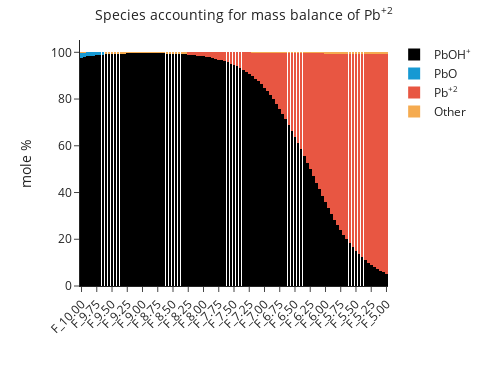

Notebook code for this chart:
### Markdown cell above
3. Visualize lead speciation as a function of pH.
Run the cell below.

### Code cell
speciation.plot_mass_contribution("Pb+2")

### Figure 1 — Plotly figure (JSON) as saved in the notebook; plotly's stock layout.template omitted (floating-point values rounded to 4 significant figures)
{"data": [{"hovertemplate": "species=PbOH<sup>+</sup><br>sample=%{x}<br>mole %=%{y}<extra></extra>", "legendgroup": "PbOH<sup>+</sup>", "marker": {"color": "#000000", "line": {"width": 0}, "pattern": {"shape": ""}}, "name": "PbOH<sup>+</sup>", "orientation": "v", "showlegend": true, "textposition": "auto", "type": "bar", "width": 0.9, "x": ["F_10.00", "F_9.95", "F_9.90", "F_9.85", "F_9.80", "F_9.75", "F_9.70", "F_9.65", "F_9.60", "F_9.55", "F_9.50", "F_9.45", "F_9.40", "F_9.35", "F_9.30", "F_9.25", "F_9.20", "F_9.15", "F_9.10", "F_9.05", "F_9.00", "F_8.95", "F_8.90", "F_8.85", "F_8.80", "F_8.75", "F_8.70", "F_8.65", "F_8.60", "F_8.55", "F_8.50", "F_8.45", "F_8.40", "F_8.35", "F_8.30", "F_8.25", "F_8.20", "F_8.15", "F_8.10", "F_8.05", "F_8.00", "F_7.95", "F_7.90", "F_7.85", "F_7.80", "F_7.75", "F_7.70", "F_7.65", "F_7.60", "F_7.55", "F_7.50", "F_7.45", "F_7.40", "F_7.35", "F_7.30", "F_7.25", "F_7.20", "F_7.15", "F_7.10", "F_7.05", "F_7.00", "F_6.95", "F_6.90", "F_6.85", "F_6.80", "F_6.75", "F_6.70", "F_6.65", "F_6.60", "F_6.55", "F_6.50", "F_6.45", "F_6.40", "F_6.35", "F_6.30", "F_6.25", "F_6.20", "F_6.15", "F_6.10", "F_6.05", "F_6.00", "F_5.95", "F_5.90", "F_5.85", "F_5.80", "F_5.75", "F_5.70", "F_5.65", "F_5.60", "F_5.55", "F_5.50", "F_5.45", "F_5.40", "F_5.35", "F_5.30", "F_5.25", "F_5.20", "F_5.15", "F_5.10", "F_5.05", "F_5.00"], "xaxis": "x", "y": [97.76, 98.0, 98.22, 98.41, 98.57, 98.72, 98.85, 98.97, 99.07, 99.16, 99.24, 99.31, 99.37, 99.43, 99.47, 99.51, 99.54, 99.56, 99.58, 99.59, 99.6, 99.6, 99.6, 99.59, 99.58, 99.56, 99.53, 99.5, 99.47, 99.42, 99.37, 99.31, 99.24, 99.16, 99.07, 98.97, 98.85, 98.72, 98.57, 98.41, 98.22, 98.01, 97.78, 97.52, 97.23, 96.91, 96.55, 96.14, 95.69, 95.2, 94.64, 94.03, 93.35, 92.6, 91.77, 90.86, 89.86, 88.76, 87.56, 86.26, 84.83, 83.29, 81.63, 79.84, 77.92, 75.88, 73.71, 71.42, 69.01, 66.5, 63.89, 61.19, 58.42, 55.6, 52.75, 49.87, 47.0, 44.14, 41.32, 38.56, 35.87, 33.27, 30.76, 28.37, 26.09, 23.93, 21.9, 19.99, 18.21, 16.56, 15.03, 13.62, 12.32, 11.13, 10.04, 9.04, 8.14, 7.32, 6.58, 5.9, 5.29], "yaxis": "y"}, {"hovertemplate": "species=PbO<br>sample=%{x}<br>mole %=%{y}<extra></extra>", "legendgroup": "PbO", "marker": {"color": "#1699d3", "line": {"width": 0}, "pattern": {"shape": ""}}, "name": "PbO", "orientation": "v", "showlegend": true, "textposition": "auto", "type": "bar", "width": 0.9, "x": ["F_10.00", "F_9.95", "F_9.90", "F_9.85", "F_9.80", "F_9.75", "F_9.70", "F_9.65"], "xaxis": "x", "y": [2.12, 1.9, 1.7, 1.52, 1.36, 1.21, 1.09, 0.9692], "yaxis": "y"}, {"hovertemplate": "species=Pb<sup>+2</sup><br>sample=%{x}<br>mole %=%{y}<extra></extra>", "legendgroup": "Pb<sup>+2</sup>", "marker": {"color": "#e85642", "line": {"width": 0}, "pattern": {"shape": ""}}, "name": "Pb<sup>+2</sup>", "orientation": "v", "showlegend": true, "textposition": "auto", "type": "bar", "width": 0.9, "x": ["F_8.25", "F_8.20", "F_8.15", "F_8.10", "F_8.05", "F_8.00", "F_7.95", "F_7.90", "F_7.85", "F_7.80", "F_7.75", "F_7.70", "F_7.65", "F_7.60", "F_7.55", "F_7.50", "F_7.45", "F_7.40", "F_7.35", "F_7.30", "F_7.25", "F_7.20", "F_7.15", "F_7.10", "F_7.05", "F_7.00", "F_6.95", "F_6.90", "F_6.85", "F_6.80", "F_6.75", "F_6.70", "F_6.65", "F_6.60", "F_6.55", "F_6.50", "F_6.45", "F_6.40", "F_6.35", "F_6.30", "F_6.25", "F_6.20", "F_6.15", "F_6.10", "F_6.05", "F_6.00", "F_5.95", "F_5.90", "F_5.85", "F_5.80", "F_5.75", "F_5.70", "F_5.65", "F_5.60", "F_5.55", "F_5.50", "F_5.45", "F_5.40", "F_5.35", "F_5.30", "F_5.25", "F_5.20", "F_5.15", "F_5.10", "F_5.05", "F_5.00"], "xaxis": "x", "y": [0.9875, 1.11, 1.24, 1.39, 1.56, 1.74, 1.95, 2.18, 2.44, 2.73, 3.06, 3.42, 3.82, 4.26, 4.76, 5.31, 5.92, 6.59, 7.33, 8.16, 9.06, 10.05, 11.14, 12.33, 13.63, 15.04, 16.57, 18.22, 19.99, 21.9, 23.92, 26.07, 28.35, 30.73, 33.23, 35.82, 38.49, 41.24, 44.04, 46.87, 49.72, 52.57, 55.41, 58.2, 60.94, 63.61, 66.19, 68.67, 71.05, 73.31, 75.45, 77.47, 79.36, 81.12, 82.76, 84.28, 85.68, 86.97, 88.15, 89.23, 90.22, 91.11, 91.93, 92.67, 93.33, 93.94], "yaxis": "y"}, {"hovertemplate": "species=Other<br>sample=%{x}<br>mole %=%{y}<extra></extra>", "legendgroup": "Other", "marker": {"color": "#f5ab50", "line": {"width": 0}, "pattern": {"shape": ""}}, "name": "Other", "orientation": "v", "showlegend": true, "textposition": "auto", "type": "bar", "width": 0.9, "x": ["F_10.00", "F_9.95", "F_9.90", "F_9.85", "F_9.80", "F_9.75", "F_9.70", "F_9.65", "F_9.60", "F_9.55", "F_9.50", "F_9.45", "F_9.40", "F_9.35", "F_9.30", "F_9.25", "F_9.20", "F_9.15", "F_9.10", "F_9.05", "F_9.00", "F_8.95", "F_8.90", "F_8.85", "F_8.80", "F_8.75", "F_8.70", "F_8.65", "F_8.60", "F_8.55", "F_8.50", "F_8.45", "F_8.40", "F_8.35", "F_8.30", "F_8.25", "F_8.20", "F_8.15", "F_8.10", "F_8.05", "F_8.00", "F_7.95", "F_7.90", "F_7.85", "F_7.80", "F_7.75", "F_7.70", "F_7.65", "F_7.60", "F_7.55", "F_7.50", "F_7.45", "F_7.40", "F_7.35", "F_7.30", "F_7.25", "F_7.20", "F_7.15", "F_7.10", "F_7.05", "F_7.00", "F_6.95", "F_6.90", "F_6.85", "F_6.80", "F_6.75", "F_6.70", "F_6.65", "F_6.60", "F_6.55", "F_6.50", "F_6.45", "F_6.40", "F_6.35", "F_6.30", "F_6.25", "F_6.20", "F_6.15", "F_6.10", "F_6.05", "F_6.00", "F_5.95", "F_5.90", "F_5.85", "F_5.80", "F_5.75", "F_5.70", "F_5.65", "F_5.60", "F_5.55", "F_5.50", "F_5.45", "F_5.40", "F_5.35", "F_5.30", "F_5.25", "F_5.20", "F_5.15", "F_5.10", "F_5.05", "F_5.00"], "xaxis": "x", "y": [0.12, 0.1, 0.08, 0.07, 0.07, 0.07, 0.06, 0.06, 0.93, 0.84, 0.76, 0.69, 0.63, 0.57, 0.53, 0.49, 0.46, 0.44, 0.42, 0.41, 0.4, 0.4, 0.4, 0.41, 0.42, 0.44, 0.47, 0.5, 0.53, 0.58, 0.63, 0.69, 0.76, 0.84, 0.93, 0.04, 0.04, 0.04, 0.04, 0.03, 0.04, 0.04, 0.04, 0.04, 0.04, 0.03, 0.03, 0.04, 0.05, 0.04, 0.05, 0.05, 0.06, 0.07, 0.07, 0.08, 0.09, 0.1, 0.11, 0.11, 0.13, 0.14, 0.15, 0.17, 0.18, 0.2, 0.22, 0.23, 0.26, 0.27, 0.29, 0.32, 0.34, 0.36, 0.38, 0.41, 0.43, 0.45, 0.48, 0.5, 0.52, 0.54, 0.57, 0.58, 0.6, 0.62, 0.63, 0.65, 0.67, 0.68, 0.69, 0.7, 0.71, 0.72, 0.73, 0.74, 0.75, 0.75, 0.75, 0.77, 0.77], "yaxis": "y"}], "layout": {"bargap": 0, "barmode": "relative", "height": 366, "legend": {"title": {}, "tracegroupgap": 0}, "margin": {"t": 40}, "title": {"text": "<span style=\"font-size: 14px;\">Species accounting for mass balance of Pb<sup>+2</sup></span>", "x": 0.5, "xanchor": "center"}, "width": 488, "xaxis": {"anchor": "y", "autorange": true, "categoryarray": ["F_10.00", "F_9.95", "F_9.90", "F_9.85", "F_9.80", "F_9.75", "F_9.70", "F_9.65", "F_9.60", "F_9.55", "F_9.50", "F_9.45", "F_9.40", "F_9.35", "F_9.30", "F_9.25", "F_9.20", "F_9.15", "F_9.10", "F_9.05", "F_9.00", "F_8.95", "F_8.90", "F_8.85", "F_8.80", "F_8.75", "F_8.70", "F_8.65", "F_8.60", "F_8.55", "F_8.50", "F_8.45", "F_8.40", "F_8.35", "F_8.30", "F_8.25", "F_8.20", "F_8.15", "F_8.10", "F_8.05", "F_8.00", "F_7.95", "F_7.90", "F_7.85", "F_7.80", "F_7.75", "F_7.70", "F_7.65", "F_7.60", "F_7.55", "F_7.50", "F_7.45", "F_7.40", "F_7.35", "F_7.30", "F_7.25", "F_7.20", "F_7.15", "F_7.10", "F_7.05", "F_7.00", "F_6.95", "F_6.90", "F_6.85", "F_6.80", "F_6.75", "F_6.70", "F_6.65", "F_6.60", "F_6.55", "F_6.50", "F_6.45", "F_6.40", "F_6.35", "F_6.30", "F_6.25", "F_6.20", "F_6.15", "F_6.10", "F_6.05", "F_6.00", "F_5.95", "F_5.90", "F_5.85", "F_5.80", "F_5.75", "F_5.70", "F_5.65", "F_5.60", "F_5.55", "F_5.50", "F_5.45", "F_5.40", "F_5.35", "F_5.30", "F_5.25", "F_5.20", "F_5.15", "F_5.10", "F_5.05", "F_5.00"], "categoryorder": "array", "domain": [0, 1], "fixedrange": true, "range": [-0.5, 100.5], "tickangle": -45, "title": {}, "type": "category"}, "yaxis": {"anchor": "x", "autorange": true, "domain": [0, 1], "fixedrange": true, "range": [0, 105.3], "title": {"text": "mole %"}, "type": "linear"}}}
